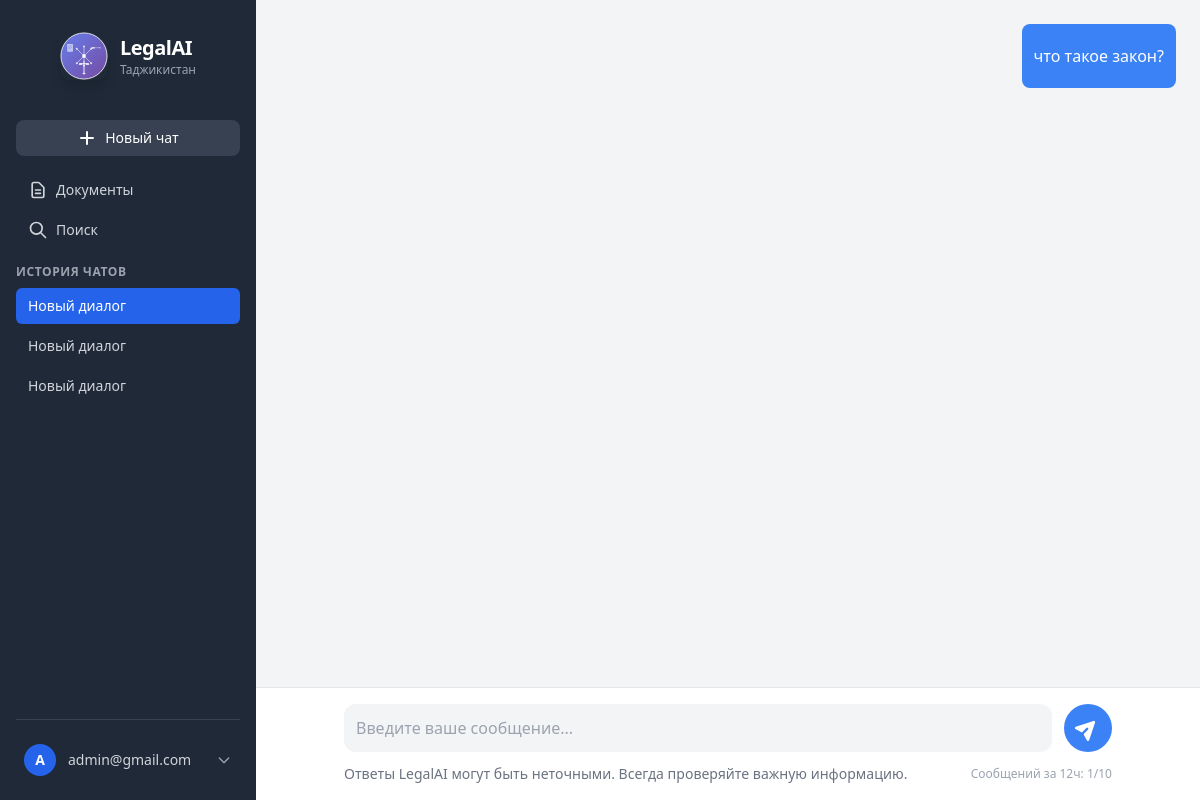
/session/4/ (signed in), run on the app's committed database.
### chat/models.py (models this page shows, shortened)
class ChatSession(models.Model):
    user = models.ForeignKey(settings.AUTH_USER_MODEL, on_delete=models.CASCADE, related_name='chat_sessions')
    title = models.CharField(max_length=255, blank=True)
    created_at = models.DateTimeField(auto_now_add=True)
    updated_at = models.DateTimeField(auto_now=True)
    is_archived = models.BooleanField(default=False)
    def can_send_message(self):
        twelve_hours_ago = timezone.now() - timedelta(hours=12)
        recent_user_messages = self.messages.filter(
            role='user',
            created_at__gte=twelve_hours_ago
        ).count()
        return recent_user_messages < 10

class Message(models.Model):
    ROLE_CHOICES = (
        ('system', 'system'),
        ('user', 'user'),
        ('assistant', 'assistant'),
    )
    session = models.ForeignKey(ChatSession, on_delete=models.CASCADE, related_name='messages')
    role = models.CharField(max_length=20, choices=ROLE_CHOICES)
    content = models.TextField()
    model = models.CharField(max_length=100, blank=True)
    tokens_in = models.IntegerField(null=True, blank=True)
    tokens_out = models.IntegerField(null=True, blank=True)
    latency_ms = models.IntegerField(null=True, blank=True)
    created_at = models.DateTimeField(auto_now_add=True)
    class Meta:
        ordering = ['created_at', 'pk']

### chat/views.py (the view)
# urls.py: path('session/<int:pk>/', views.session_detail, name='session_detail'),
@login_required
def session_detail(request, pk: int):
    session = get_object_or_404(ChatSession, pk=pk, user=request.user)
    messages_qs = session.messages.all().order_by('created_at', 'pk')
    from django.utils import timezone
    from datetime import timedelta
    twelve_hours_ago = timezone.now() - timedelta(hours=12)
    recent_user_messages_count = session.messages.filter(
        role='user',
        created_at__gte=twelve_hours_ago
    ).count()
    return render(request, 'chat/session_detail.html', {
        'session': session,
        'chat_messages': messages_qs,
        'twelve_hours_ago': twelve_hours_ago,
        'recent_user_messages_count': recent_user_messages_count,
    })

### chat/context_processors.py (called while the page is built)
def sidebar_sessions(request):
    if request.user.is_authenticated:
        sessions = (
            ChatSession.objects.filter(user=request.user)
            .order_by('-updated_at', '-id')[:30]
        )
    else:
        sessions = []
    return {'sidebar_sessions': sessions}

### chat/templatetags/markdown_extras.py (called while the page is built)
@register.filter(name='markdown')
@stringfilter
def markdown(value):
    html = markdown2.markdown(
        value,
        extras=["fenced-code-blocks", "code-friendly", "tables", "spoiler"],
    )
    return mark_safe(html)

### templates/chat/session_detail.html (shortened to what this page needs)
{% extends 'base.html' %}
{% load markdown_extras %}
{% block content %}
<div id="chat-container" class="flex-1 overflow-y-auto p-6 space-y-6">
  {% for m in chat_messages %}
    {% if m.role != 'system' %}
      <div class="flex items-start gap-3 {% if m.role == 'user' %}justify-end{% endif %}">
        <div class="max-w-xl p-3 rounded-lg prose prose-sm {% if m.role == 'user' %}bg-blue-500 text-white{% else %}bg-white{% endif %}">
          {{ m.content|markdown|safe }}
        </div>
      </div>
    {% endif %}
  {% empty %}
    <div class="flex-1 flex flex-col items-center justify-center text-center">
      <h1 class="text-4xl font-bold text-gray-800 mb-2">LegalAI</h1>
      <p class="text-xl text-gray-600">Как я могу помочь вам сегодня?</p>
    </div>
  {% endfor %}
</div>
<div class="bg-white border-t border-gray-200 p-4">
  {% if not session.can_send_message %}
    <div class="max-w-3xl mx-auto text-center">
      <div class="bg-red-50 border border-red-200 rounded-lg p-4 mb-4">
        <div class="flex items-center justify-center mb-2">
          <svg class="w-5 h-5 text-red-600 mr-2" fill="currentColor" viewBox="0 0 20 20">
            <path fill-rule="evenodd" d="M10 18a8 8 0 100-16 8 8 0 000 16zM8.707 7.293a1 1 0 00-1.414 1.414L8.586 10l-1.293 1.293a1 1 0 101.414 1.414L10 11.414l1.293 1.293a1 1 0 001.414-1.414L11.414 10l1.293-1.293a1 1 0 00-1.414-1.414L10 8.586 8.707 7.293z" clip-rule="evenodd"></path>
          </svg>
          <h3 class="text-lg font-medium text-red-800">Лимит сообщений достигнут</h3>
        </div>
        <p class="text-red-700 mb-3">Вы достигли лимита в 10 сообщений за 12 часов для этого чата.</p>
        <p class="text-sm text-red-600">Попробуйте позже или создайте новый чат.</p>
      </div>
    </div>
  {% else %}
    <form id="chat-form" class="max-w-3xl mx-auto flex items-end gap-3">
      <textarea
        id="chat-input"
        name="message"
        placeholder="Введите ваше сообщение..."
        class="flex-1 p-3 bg-gray-100 rounded-xl resize-none focus:outline-none focus:ring-2 focus:ring-blue-500 transition-shadow"
        rows="1"
        data-auto-resize
      ></textarea>
      <button
        id="send-button"
        type="submit"
        class="w-12 h-12 flex items-center justify-center bg-blue-500 text-white rounded-full shrink-0 hover:bg-blue-600 transition-colors disabled:bg-blue-300"
        title="Отправить (Ctrl+Enter)"
      >
        <svg class="send-icon h-6 w-6 transform rotate-45" xmlns="http://www.w3.org/2000/svg" viewBox="0 0 20 20" fill="currentColor">
          <path d="M10.894 2.553a1 1 0 00-1.788 0l-7 14a1 1 0 001.169 1.409l5-1.429A1 1 0 009 15.571V11a1 1 0 112 0v4.571a1 1 0 00.725.962l5 1.428a1 1 0 001.17-1.408l-7-14z" />
        </svg>
      </button>
    </form>
    <div class="flex justify-between items-center mt-3 max-w-3xl mx-auto">
      <p class="text-sm text-gray-500">
        Ответы LegalAI могут быть неточными. Всегда проверяйте важную информацию.
      </p>
      <p class="text-xs text-gray-400">
        Сообщений за 12ч: {{ recent_user_messages_count }}/10
      </p>
    </div>
  {% endif %}
</div>
{% endblock %}

### templates/base.html (shortened to what this page needs)
{% load static %}
<!doctype html>
<html lang="ru" class="h-full">
<head>
  <script src="https://cdn.tailwindcss.com"></script>
  <link href="https://cdn.jsdelivr.net/npm/prismjs@1.29.0/themes/prism-tomorrow.min.css" rel="stylesheet" />
  <link rel="stylesheet" href="{% static 'css/app.css' %}">
</head>
<body class="h-full bg-gray-100 font-sans">
  <div class="flex h-full">
    <aside class="w-64 bg-gray-800 text-white flex flex-col p-4 shrink-0">
      <div class="flex items-center justify-center mb-6 py-4">
        <div class="flex items-center gap-3">
          <div class="w-12 h-12 rounded-xl flex items-center justify-center shadow-lg">
            <img src="{% static 'images/legalai-logo.svg' %}" alt="LegalAI Logo" class="w-12 h-12 rounded-xl">
          </div>
          <div class="flex flex-col">
            <h1 class="text-xl font-bold text-white tracking-tight">LegalAI</h1>
            <p class="text-xs text-gray-400 font-medium">Таджикистан</p>
          </div>
        </div>
      </div>
      <a href="{% url 'chat:index' %}" class="flex items-center justify-center gap-2 w-full px-4 py-2 mb-4 text-sm font-medium bg-gray-700 hover:bg-gray-600 rounded-lg transition-colors">
        <svg xmlns="http://www.w3.org/2000/svg" class="h-5 w-5" viewBox="0 0 20 20" fill="currentColor">
          <path fill-rule="evenodd" d="M10 3a1 1 0 011 1v5h5a1 1 0 110 2h-5v5a1 1 0 11-2 0v-5H4a1 1 0 110-2h5V4a1 1 0 011-1z" clip-rule="evenodd" />
        </svg>
        Новый чат
      </a>
      <div class="mb-4 space-y-1">
        <a href="{% url 'knowledge:document_list' %}" class="flex items-center gap-2 w-full px-3 py-2 text-sm text-gray-300 hover:bg-gray-700 rounded-lg transition-colors">
          <svg class="h-5 w-5" fill="none" stroke="currentColor" viewBox="0 0 24 24">
            <path stroke-linecap="round" stroke-linejoin="round" stroke-width="2" d="M9 12h6m-6 4h6m2 5H7a2 2 0 01-2-2V5a2 2 0 012-2h5.586a1 1 0 01.707.293l5.414 5.414a1 1 0 01.293.707V19a2 2 0 01-2 2z"></path>
          </svg>
          Документы
        </a>
        <a href="{% url 'knowledge:search_documents' %}" class="flex items-center gap-2 w-full px-3 py-2 text-sm text-gray-300 hover:bg-gray-700 rounded-lg transition-colors">
          <svg class="h-5 w-5" fill="none" stroke="currentColor" viewBox="0 0 24 24">
            <path stroke-linecap="round" stroke-linejoin="round" stroke-width="2" d="M21 21l-6-6m2-5a7 7 0 11-14 0 7 7 0 0114 0z"></path>
          </svg>
          Поиск
        </a>
      </div>
      <h2 class="text-xs font-semibold text-gray-400 uppercase tracking-wider mb-2">История чатов</h2>
      <nav class="flex-1 space-y-1">
        {% for s in sidebar_sessions %}
          <div class="group flex items-center justify-between hover:bg-gray-700 rounded-md {% if s.pk == session.pk %}bg-blue-600{% endif %}">
            <a href="{% url 'chat:session_detail' s.pk %}" class="flex-1 px-3 py-2 text-sm text-gray-300 truncate {% if s.pk == session.pk %}text-white{% endif %}">
              {{ s.title|truncatechars:25 }}
            </a>
          </div>
        {% endfor %}
      </nav>
      <div class="mt-auto pt-4 border-t border-gray-700">
        {% if user.is_authenticated %}
          <div class="relative">
            <div class="flex items-center gap-3 cursor-pointer hover:bg-gray-700 rounded-lg p-2 transition-colors" onclick="toggleUserDropdown()">
              <div class="w-8 h-8 bg-blue-600 text-white flex items-center justify-center rounded-full font-bold text-sm">
                {{ user.username.0|upper }}
              </div>
              <span class="text-sm text-gray-300">{{ user.username }}</span>
              <svg class="w-4 h-4 text-gray-400 ml-auto transition-transform duration-200" id="dropdown-arrow" xmlns="http://www.w3.org/2000/svg" fill="none" viewBox="0 0 24 24" stroke="currentColor">
                <path stroke-linecap="round" stroke-linejoin="round" stroke-width="2" d="M19 9l-7 7-7-7" />
              </svg>
            </div>
          </div>
        {% else %}
          <a href="{% url 'login' %}" class="block w-full text-center px-4 py-2 bg-blue-600 hover:bg-blue-700 rounded-lg transition-colors">Вход</a>
        {% endif %}
      </div>
    </aside>
    <main class="flex-1 flex flex-col">
      {% block content %}{% endblock %}
    </main>
  </div>
</body>
</html>

### static/css/app.css (style rules this page uses)
:root { --bg-color: #f3f4f6; --sidebar-bg: #1f2937; --text-color: #1f2937; --muted-color: #6b7280; --accent-color: #3b82f6; --border-color: #e5e7eb; --hover-bg: #f9fafb; }
html, body { height: 100%; margin: 0; padding: 0; }
.prose { max-width: none; }
.prose p { margin-top: 0.5em; margin-bottom: 0.5em; }

### data on the page
ChatSession: title "Новый диалог"
ChatSession: title "Новый диалог"
ChatSession: title "Новый диалог"
Message: content "что такое закон?"

### other printed values
{{ user.username.0|upper }} "A"
{{ user.username }} "admin@gmail.com"
{{ recent_user_messages_count }} "1"
